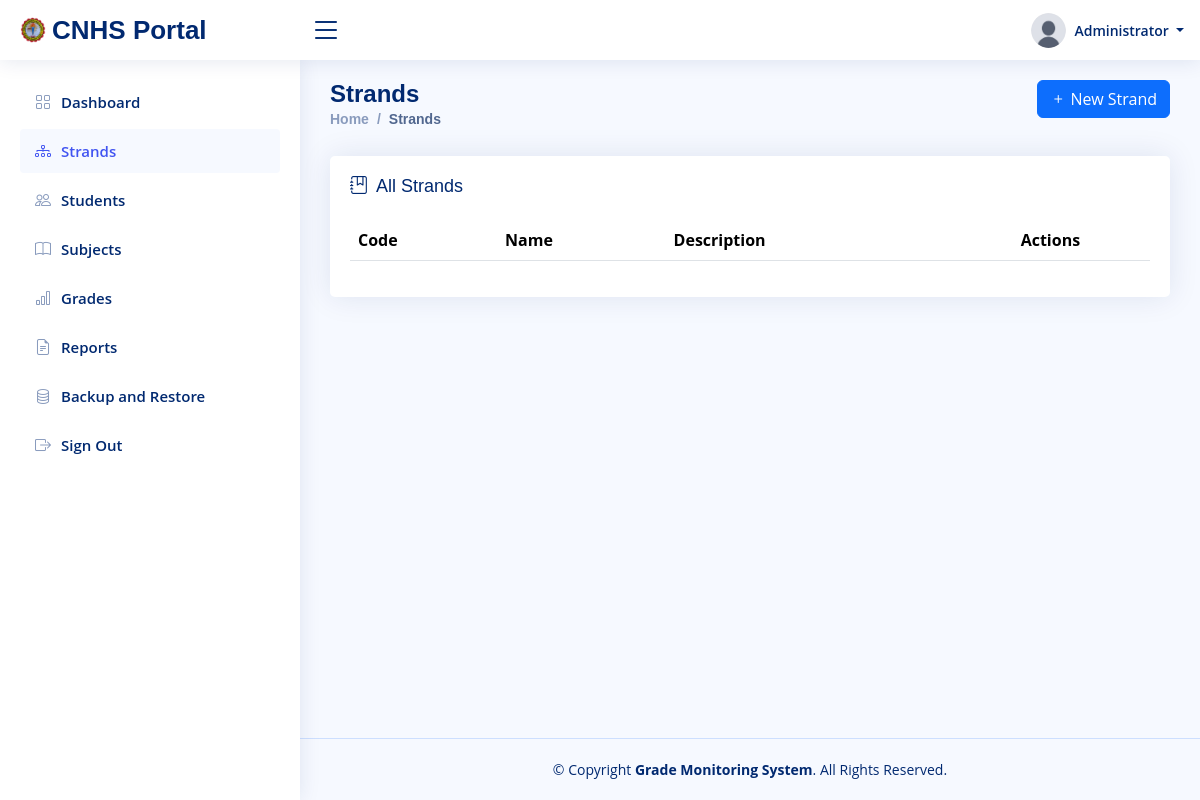
The page /strands (signed in) on the database as committed earlier.
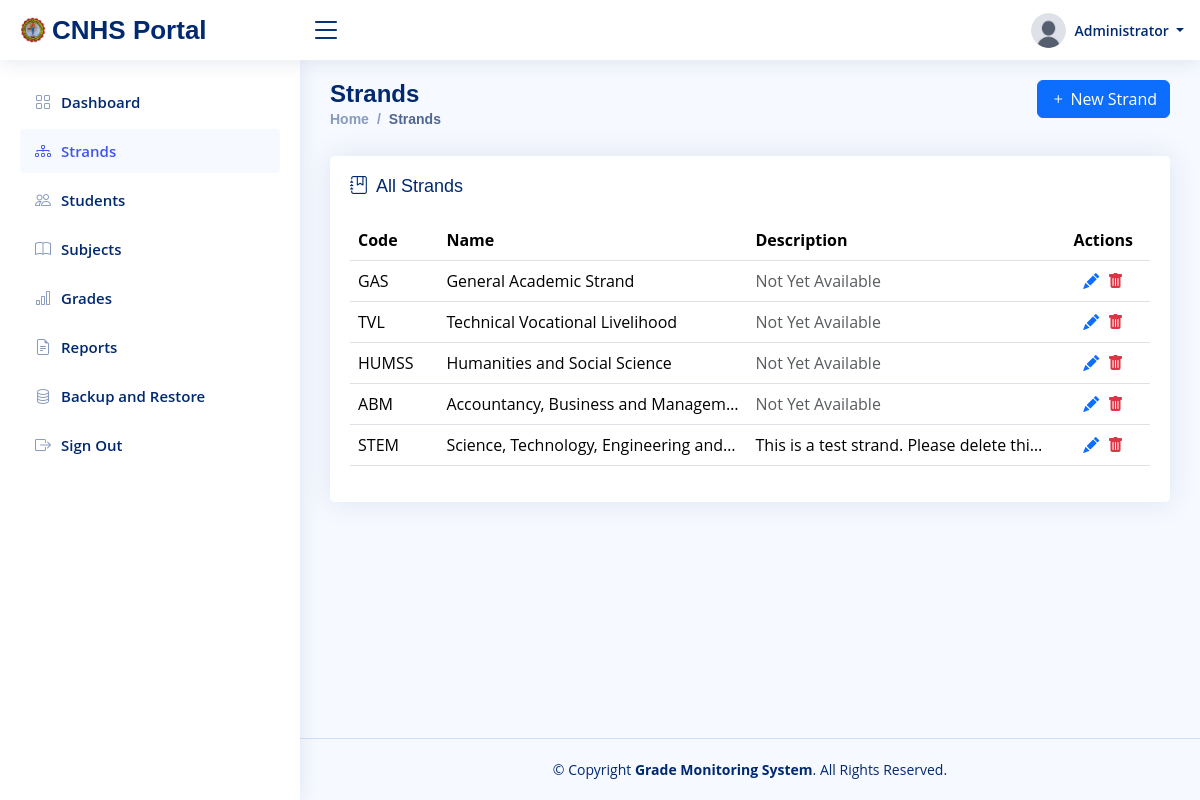
The same page on the database as committed later.
### tables this page shows
CREATE TABLE `users` (
  `id` int(11) NOT NULL AUTO_INCREMENT,
  `uuid` varchar(36) NOT NULL,
  `name` varchar(100) NOT NULL,
  `username` varchar(50) NOT NULL,
  `password` varchar(255) NOT NULL,
  `image` varchar(50) NOT NULL,
  `user_type` varchar(20) NOT NULL,
  `created_at` datetime NOT NULL,
  `updated_at` datetime NOT NULL,
  PRIMARY KEY (`id`),
  UNIQUE KEY `uuid` (`uuid`),
  UNIQUE KEY `username` (`username`)
);

CREATE TABLE `strands` (
  `id` int(11) NOT NULL AUTO_INCREMENT,
  `uuid` varchar(36) NOT NULL,
  `code` varchar(10) NOT NULL,
  `name` varchar(100) NOT NULL,
  `description` text DEFAULT NULL,
  `created_at` datetime NOT NULL,
  `updated_at` datetime NOT NULL,
  PRIMARY KEY (`id`),
  UNIQUE KEY `uuid` (`uuid`),
  UNIQUE KEY `code` (`code`)
);

### config/helper.php (called while the page is built)
<?php
function base_url(string $path = ''): string
{
    $base = 'http://localhost/Grade-Monitoring-System-For-Can-Avid-National-High-School/';
    return rtrim($base, '/') . '/' . ltrim($path, '/');
}

### config/database.php (called while the page is built, shortened)
<?php
class Database
{
    private $host = 'localhost';
    private $dbname = 'u474266573_gms';
    private $username = 'u474266573_user_gms';
    private $password = 'Z;cc#>0h6|Nt';
    private $connection = null;
    public function __construct()
    {
        $this->insert_admin_data();
    }
    private function connect()
    {
        $this->connection = new mysqli($this->host, $this->username, $this->password);
    }
    private function create_database()
    {
        $sql = "CREATE DATABASE IF NOT EXISTS " . $this->dbname;
    }
    private function select_database()
    {
        $this->connection->select_db($this->dbname);
    }
    private function create_users_table()
    {
        $sql = "CREATE TABLE IF NOT EXISTS users (
            id INT(11) AUTO_INCREMENT PRIMARY KEY,
            uuid VARCHAR(36) NOT NULL UNIQUE,
            name VARCHAR(100) NOT NULL,
            username VARCHAR(50) NOT NULL UNIQUE,
            password VARCHAR(255) NOT NULL,
            image VARCHAR(50) NOT NULL,
            user_type VARCHAR(20) NOT NULL,
            created_at DATETIME NOT NULL,
            updated_at DATETIME NOT NULL
        )";
    }
    private function create_students_table()
    {
        $sql = "CREATE TABLE IF NOT EXISTS students (
            id INT(11) AUTO_INCREMENT PRIMARY KEY,
            uuid VARCHAR(36) NOT NULL UNIQUE,
            account_id INT(11) NOT NULL UNIQUE,
            lrn VARCHAR(12) NOT NULL UNIQUE,
            strand_id INT(11) NOT NULL,
            grade_level ENUM('11', '12') NOT NULL,
            section VARCHAR(20) NOT NULL,
            first_name VARCHAR(50) NOT NULL,
            middle_name VARCHAR(50),
            last_name VARCHAR(50) NOT NULL,
            birthday DATE NOT NULL,
            sex ENUM('Male', 'Female') NOT NULL,
            email VARCHAR(100) NOT NULL UNIQUE,
            address VARCHAR(255) NOT NULL,
            created_at DATETIME NOT NULL,
            updated_at DATETIME NOT NULL,
            FOREIGN KEY (strand_id) REFERENCES strands(id)
                ON DELETE RESTRICT
                ON UPDATE CASCADE,
            FOREIGN KEY (account_id) REFERENCES users(id)
                ON DELETE CASCADE
                ON UPDATE CASCADE
        )";
    }
    private function create_strands_table()
    {
        $sql = "CREATE TABLE IF NOT EXISTS strands (
            id INT(11) AUTO_INCREMENT PRIMARY KEY,
            uuid VARCHAR(36) NOT NULL UNIQUE,
            code VARCHAR(10) NOT NULL UNIQUE,
            name VARCHAR(100) NOT NULL,
            description TEXT,
            created_at DATETIME NOT NULL,
            updated_at DATETIME NOT NULL
        )";
    }
    private function create_subjects_table()
    {
        $sql = "CREATE TABLE IF NOT EXISTS subjects (
            id INT(11) AUTO_INCREMENT PRIMARY KEY,
            uuid VARCHAR(36) NOT NULL UNIQUE,
            name VARCHAR(100) NOT NULL,
            category ENUM('core', 'applied and specialized') NOT NULL,
            grade_level ENUM('11', '12'),
            strand_id INT(11),
            created_at DATETIME NOT NULL,
            updated_at DATETIME NOT NULL,
            FOREIGN KEY (strand_id) REFERENCES strands(id)
                ON DELETE SET NULL
                ON UPDATE CASCADE
        )";
    }
    private function create_grades_table()
    {
        $sql = "CREATE TABLE IF NOT EXISTS grades (
            id INT(11) AUTO_INCREMENT PRIMARY KEY,
            uuid VARCHAR(36) NOT NULL UNIQUE,
            student_id INT(11) NOT NULL,
            subject_id INT(11) NOT NULL,
            quarter_1 DECIMAL(5,2) DEFAULT NULL,
            quarter_2 DECIMAL(5,2) DEFAULT NULL,
            quarter_3 DECIMAL(5,2) DEFAULT NULL,
            quarter_4 DECIMAL(5,2) DEFAULT NULL,
            final_grade DECIMAL(5,2) DEFAULT NULL,
            remarks VARCHAR(20) DEFAULT NULL,
            created_at DATETIME NOT NULL,
            updated_at DATETIME NOT NULL,
            UNIQUE(student_id, subject_id), -- No duplicate grades for the same subject in the same year
            FOREIGN KEY (student_id) REFERENCES students(id)
                ON DELETE CASCADE
                ON UPDATE CASCADE,
            FOREIGN KEY (subject_id) REFERENCES subjects(id)
                ON DELETE CASCADE
                ON UPDATE CASCADE
        )";
    }
    private function create_logs_table()
    {
        $sql = "CREATE TABLE IF NOT EXISTS logs (
            id INT(11) AUTO_INCREMENT PRIMARY KEY,
            uuid VARCHAR(36) NOT NULL UNIQUE,
            user_id INT(11) NOT NULL,
            activity TEXT NOT NULL,
            created_at DATETIME NOT NULL,
            updated_at DATETIME NOT NULL,
            FOREIGN KEY (user_id) REFERENCES users(id)
                ON DELETE CASCADE
                ON UPDATE CASCADE
        )";
    }
    private function insert_admin_data()
    {
        $is_admin_exists = $this->select_one("users", "id", "1");
    }
    public function select_one($table, $condition_column, $condition_value)
    {
        $sql = "SELECT * FROM $table WHERE $condition_column = ? LIMIT 1";
        $stmt = $this->connection->prepare($sql);
        $stmt->bind_param("s", $condition_value);
        $stmt->execute();
        return $stmt->get_result()->fetch_assoc();
    }
    public function select_all($table, $order_by = null, $direction = 'ASC')
    {
        $sql = "SELECT * FROM $table";
        if ($order_by) {
            $sql .= " ORDER BY $order_by " . strtoupper($direction);
        }
        $result = $this->connection->query($sql);
        return $result->fetch_all(MYSQLI_ASSOC);
    }
}

### views/pages/strands.php (the view, shortened to what the rows shown need)
<?php include_once "views/pages/templates/header.php" ?>
<main id="main" class="main">
    <div class="pagetitle">
        <div class="row">
            <div class="col-6">
                <h1>Strands</h1>
                <nav>
                    <ol class="breadcrumb">
                        <li class="breadcrumb-item"><a href="<?= base_url() ?>">Home</a></li>
                        <li class="breadcrumb-item active">Strands</li>
                    </ol>
                </nav>
            </div>
            <div class="col-6">
                <button class="btn btn-primary float-end" data-bs-toggle="modal" data-bs-target="#new_strand_modal"><i class="bi bi-plus"></i> New Strand</button>
            </div>
        </div>
    </div>
    <section class="section">
        <div class="row">
            <div class="col-lg-12">
                <div class="card">
                    <div class="card-body">
                        <h5 class="card-title"><i class="bi bi-journal-bookmark me-1"></i> All Strands</h5>
                        <table class="table datatable">
                            <thead>
                                <tr>
                                    <th>Code</th>
                                    <th>Name</th>
                                    <th>Description</th>
                                    <th class="text-center">Actions</th>
                                </tr>
                            </thead>
                            <tbody>
                                <?php $strands = $db->select_all("strands", "id", "DESC") ?>
                                <?php if ($strands): ?>
                                    <?php foreach ($strands as $strand): ?>
                                        <tr>
                                            <td><?= $strand['code'] ?></td>
                                            <td title="<?= htmlspecialchars($strand['name']) ?>" style="max-width: 250px; white-space: nowrap; overflow: hidden; text-overflow: ellipsis;">
                                                <?= htmlspecialchars($strand['name']) ?>
                                            </td>
                                            <td class="<?= $strand['description'] != "" ? "" : "text-muted" ?>" title="<?= htmlspecialchars($strand['description']) ?>" style="max-width: 250px; white-space: nowrap; overflow: hidden; text-overflow: ellipsis;">
                                                <?= $strand['description'] != "" ? htmlspecialchars($strand['description']) : "Not Yet Available" ?>
                                            </td>
                                            <td class="text-center">
                                                <i class="bi bi-pencil-fill text-primary me-1 update_strand_btn" role="button" data-id="<?= $strand['id'] ?>"></i>
                                                <i class="bi bi-trash-fill text-danger delete_strand_btn" role="button" data-id="<?= $strand['id'] ?>"></i>
                                            </td>
                                        </tr>
                                    <?php endforeach ?>
                                <?php endif ?>
                            </tbody>
                        </table>
                    </div>
                </div>
            </div>
        </div>
    </section>
</main>
<?php include_once "views/pages/templates/footer.php" ?>

### views/pages/templates/header.php (shortened to what the rows shown need)
<?php
$db = new Database();
$current_page = basename($_SERVER['REQUEST_URI']);
$user_data = $db->select_one("users", "id", $_SESSION["user_id"]);
?>
<!DOCTYPE html>
<html lang="en">
<head>
    <link href="https://cdn.jsdelivr.net/npm/bootstrap-icons@1.10.5/font/bootstrap-icons.css" rel="stylesheet">
    <link href="<?= base_url('public/assets/vendor/bootstrap/css/bootstrap.min.css') ?>" rel="stylesheet">
    <link href="<?= base_url('public/assets/vendor/bootstrap-icons/bootstrap-icons.css') ?>" rel="stylesheet">
    <link href="<?= base_url('public/assets/vendor/simple-datatables/style.css') ?>" rel="stylesheet">
    <link href="<?= base_url('public/assets/vendor/sweetalert2/css/sweetalert2.min.css') ?>" rel="stylesheet">
    <link href="<?= base_url('public/assets/css/style.css?v=1.3') ?>" rel="stylesheet">
</head>
<body>
    <header id="header" class="header fixed-top d-flex align-items-center">
        <div class="d-flex align-items-center justify-content-between">
            <a href="<?= base_url() ?>" class="logo d-flex align-items-center">
                <img src="<?= base_url('public/assets/img/logo.png') ?>" alt="">
                <span class="d-none d-lg-block">CNHS Portal</span>
            </a>
            <i class="bi bi-list toggle-sidebar-btn"></i>
        </div>
        <nav class="header-nav ms-auto">
            <ul class="d-flex align-items-center">
                <li class="nav-item dropdown pe-3">
                    <a class="nav-link nav-profile d-flex align-items-center pe-0" href="#" data-bs-toggle="dropdown" aria-label="User profile dropdown">
                        <img src="<?= base_url('public/assets/img/uploads/' . $user_data['image']) ?>" alt="Profile" class="rounded-circle" style="width: 35px; height: 35px;">
                        <span class="d-none d-md-block dropdown-toggle ps-2">
                            <?= $user_data["name"] ?>
                        </span>
                    </a>
                </li>
            </ul>
        </nav>
    </header>
    <aside id="sidebar" class="sidebar">
        <ul class="sidebar-nav" id="sidebar-nav">
            <li class="nav-item">
                <a class="nav-link <?= $current_page != "dashboard" ? "collapsed" : null ?>" href="dashboard">
                    <i class="bi bi-grid"></i>
                    <span>Dashboard</span>
                </a>
            </li>
            <li class="nav-item">
                <a class="nav-link <?= $current_page != "strands" ? "collapsed" : null ?>" href="strands">
                    <i class="bi bi-diagram-3"></i>
                    <span>Strands</span>
                </a>
            </li>
            <li class="nav-item">
                <a class="nav-link <?= $current_page != "students" ? "collapsed" : null ?>" href="students">
                    <i class="bi bi-people"></i>
                    <span>Students</span>
                </a>
            </li>
            <li class="nav-item">
                <a class="nav-link <?= $current_page != "subjects" ? "collapsed" : null ?>" href="subjects">
                    <i class="bi bi-book"></i>
                    <span>Subjects</span>
                </a>
            </li>
            <li class="nav-item">
                <a class="nav-link <?= $current_page != "grades" ? "collapsed" : null ?>" href="grades">
                    <i class="bi bi-bar-chart"></i>
                    <span>Grades</span>
                </a>
            </li>
            <li class="nav-item">
                <a class="nav-link <?= $current_page != "reports" ? "collapsed" : null ?>" href="reports">
                    <i class="bi bi-file-earmark-text"></i>
                    <span>Reports</span>
                </a>
            </li>
            <li class="nav-item">
                <a class="nav-link <?= $current_page != "backup_and_restore" ? "collapsed" : null ?>" href="backup_and_restore">
                    <i class="bi bi-database"></i>
                    <span>Backup and Restore</span>
                </a>
            </li>
            <li class="nav-item">
                <a class="nav-link collapsed logout" href="javascript:void(0)">
                    <i class="bi bi-box-arrow-right"></i>
                    <span>Sign Out</span>
                </a>
            </li>
        </ul>
    </aside>

Rows that differ between the two databases and show on the page:
added strands: code "GAS", name "General Academic Strand", description "Not Yet Available"
added strands: code "TVL", name "Technical Vocational Livelihood", description "Not Yet Available"
added strands: code "HUMSS", name "Humanities and Social Science", description "Not Yet Available"
added strands: code "ABM", name "Accountancy, Business and Managem…", description "Not Yet Available"
added strands: code "STEM", name "Science, Technology, Engineering and…", description "This is a test strand. Please delete thi…"
